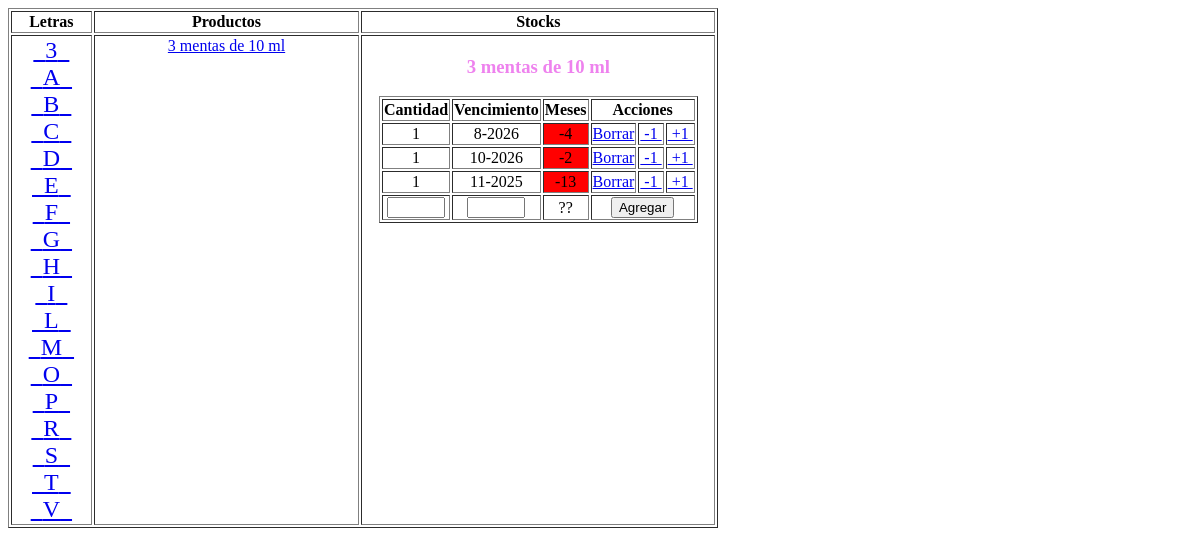
The app's page /prodstock/3/31, older data.
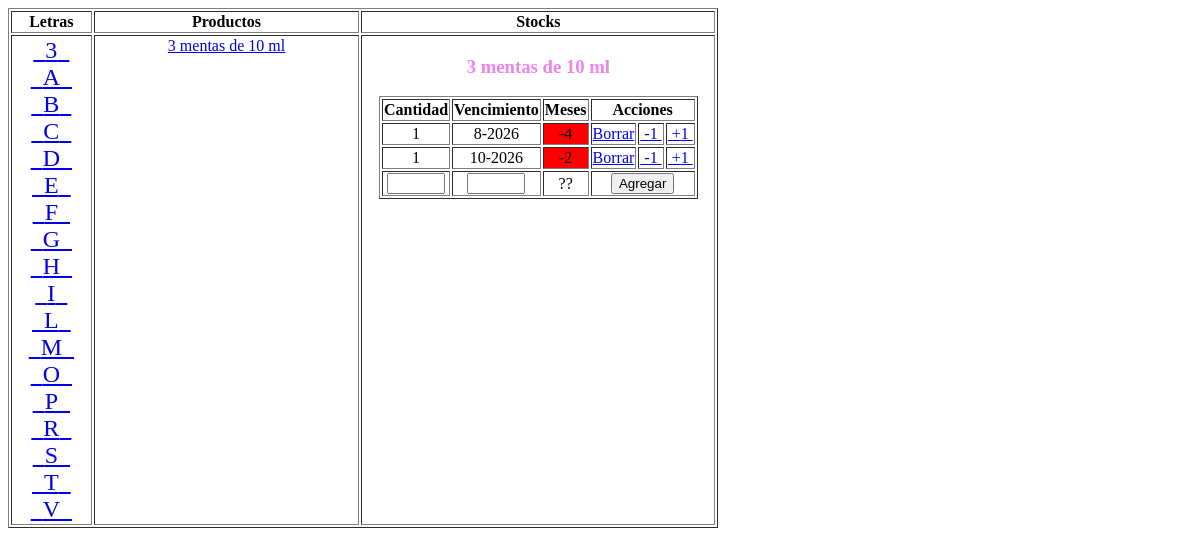
The same page, newer data.
### tables this page shows
CREATE TABLE "productos" (
	"id"	INTEGER NOT NULL UNIQUE,
	"producto"	INTEGER NOT NULL,
	"id_clase"	INTEGER NOT NULL,
	"id_subclase"	INTEGER,
	PRIMARY KEY("id"),
	FOREIGN KEY("id_clase") REFERENCES "clases"("id"),
	FOREIGN KEY("id_subclase") REFERENCES "subclases"("id")
);

CREATE TABLE "stocks" (
	"id"	INTEGER NOT NULL UNIQUE,
	"cantidad"	INTEGER NOT NULL,
	"fecha"	INTEGER NOT NULL,
	"id_producto"	INTEGER NOT NULL,
	PRIMARY KEY("id" AUTOINCREMENT),
	FOREIGN KEY("id_producto") REFERENCES "productos"("id")
);

### app.py (the view, shortened to what this page needs)
@app.route('/prodstock/<letra>/<id_producto>', methods=['GET', 'POST'])
def prodstock(letra, id_producto):
	q1 = 'SELECT DISTINCT(SUBSTR(producto, 1, 1)) FROM productos ORDER BY producto'
	cursor.execute(q1)
	letras = cursor.fetchall()
	q1 = 'select * from productos where SUBSTR(producto, 1, 1) = "' + str(letra) + '" order by producto'
	cursor.execute(q1)
	productos = cursor.fetchall()
	q1 = 'select *, ' + \
		' (substr(fecha, instr(fecha, "-") + 1, 4) * 12 + substr(fecha, 1, instr(fecha, "-") - 1))  - (strftime("%Y", datetime()) * 12 + strftime("%m", datetime()))from stocks ' + \
		' where id_producto = ' + str(id_producto)
	cursor.execute(q1)
	stocks = cursor.fetchall()
	ctx = { 'letras':letras, 'letra':letra, 'productos':productos, 'id_producto':id_producto, 'stocks':stocks }
	return(render_template('letras.html', **ctx))

### templates/letras.html (shortened to what this page needs)
<!DOCTYPE html>
<html lang="en">
<head>
</head>
<body>
	<form method="POST" action="">
	<table border="1px" style="width: 60%;">
		<tr>
			<th style="width: 5%;">Letras</th>
			<th style="width: 20%;">Productos</th>
			<th style="width: 5%;">Stocks</th>
		</tr>
		<tr style="vertical-align: top; text-align: center;">
			<td>
				{% for letra in letras %}
					<a href="/prods/{{ letra[0] }}" style="font-size: x-large;">&nbsp&nbsp{{ letra[0] }}&nbsp&nbsp</a>
					<br>
				{% endfor %}
			</td>
			<td>
				{% if productos %}
					{% for producto in productos %}
						<a href="/prodstock/{{ producto[1][0] }}/{{ producto[0] }}">{{ producto[1] }}</a>
						<br><br>
					{% endfor %}
				{% endif %}
			</td>
			<td>
				{% if stocks or id_producto %}
					{% for producto in productos %}
						{% if producto[0] | int == id_producto | int %}
							<h3 style="text-align: center; color: violet;">{{ producto[1] }}</h3>
						{% endif %}
					{% endfor %}
					<table border="1px" style="margin: 0 auto; margin-top: 0;">
						<tr style="vertical-align: top;">
							<th style="width: 5px;">Cantidad</th>
							<th style="width: 5px;">Vencimiento</th>
							<th style="width: 10px;">Meses</th>
							<th style="width: 5px;" colspan="3">Acciones</th>
						</tr>
						{% for stock in stocks %}
							<tr>
								<td style="text-align: center;"> {{ stock[1] | trim }} </td>
								<td style="text-align: center;"> {{ stock[2] | trim }} </td>
								<td style="text-align: center;" bgcolor=
									{% if stock[4] <=0 %} "red"
									{% elif stock[4] <=2 %} "yellow"
									{% else %} "green" {% endif %}> {{ stock[4] | trim }}
								</td>
								<td>
									<a href="/abmlet/B/{{ letra }}/{{ id_producto }}/{{ stock[0] }}">Borrar</a>
								</td>
								<td>
									<a href="/abmlet/D/{{ letra }}/{{ id_producto }}/{{ stock[0] }}">&nbsp-1&nbsp</a>
								</td>
								<td>
									<a href="/abmlet/I/{{ letra }}/{{ id_producto }}/{{ stock[0] }}">&nbsp+1&nbsp</a>
								</td>
							</tr>
						{% endfor %}
						<td>
							<input type="number" name="cantidad" style="width: 50px; text-align: right;">
						</td>
						<td>
							<input type="text" name="fecha" style="width: 50px; text-align: center;">
						</td>
						<td style="text-align: center;">??</td>
						<td colspan="3">
							<input type="submit" name="send" value="Agregar" />
						</td>
					</table>
				{% endif %}
			</td>
		</tr>
	</table>
</form>
</body>
</html>

Row changes from the older to the newer data that the page shows:
removed stocks: cantidad "1", fecha "11-2025", stock "-13"
